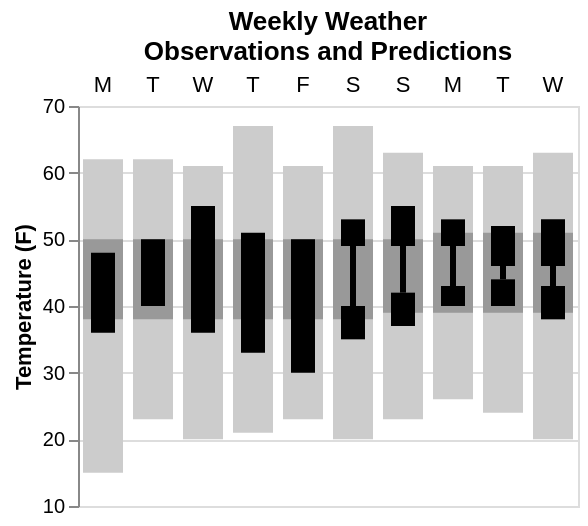

Vega-Lite specification for this chart:
### Vega-Lite specification from a JSON file in a GitHub repository (floating-point values rounded to 4 significant figures)
{"$schema": "https://vega.github.io/schema/vega-lite/v4.json", "description": "A layered bar chart with floating bars representing weekly weather data", "title": {"text": ["Weekly Weather", "Observations and Predictions"], "frame": "group"}, "data": {"values": [{"day": "M", "record": {"high": 62, "low": 15}, "normal": {"high": 50, "low": 38}, "actual": {"high": 48, "low": 36}, "id": 0}, {"day": "T", "record": {"high": 62, "low": 23}, "normal": {"high": 50, "low": 38}, "actual": {"high": 50, "low": 40}, "id": 1}, {"day": "W", "record": {"high": 61, "low": 20}, "normal": {"high": 50, "low": 38}, "actual": {"high": 55, "low": 36}, "id": 2}, {"day": "T", "record": {"high": 67, "low": 21}, "normal": {"high": 50, "low": 38}, "actual": {"high": 51, "low": 33}, "id": 3}, {"day": "F", "record": {"high": 61, "low": 23}, "normal": {"high": 50, "low": 38}, "actual": {"high": 50, "low": 30}, "id": 4}, {"day": "S", "record": {"high": 67, "low": 20}, "normal": {"high": 50, "low": 38}, "forecast": {"high": {"high": 53, "low": 49}, "low": {"high": 40, "low": 35}}, "id": 5}, {"day": "S", "record": {"high": 63, "low": 23}, "normal": {"high": 50, "low": 39}, "forecast": {"high": {"high": 55, "low": 49}, "low": {"high": 42, "low": 37}}, "id": 6}, {"day": "M", "record": {"high": 61, "low": 26}, "normal": {"high": 51, "low": 39}, "forecast": {"high": {"high": 53, "low": 49}, "low": {"high": 43, "low": 40}}, "id": 7}, {"day": "T", "record": {"high": 61, "low": 24}, "normal": {"high": 51, "low": 39}, "forecast": {"high": {"high": 52, "low": 46}, "low": {"high": 44, "low": 40}}, "id": 8}, {"day": "W", "record": {"high": 63, "low": 20}, "normal": {"high": 51, "low": 39}, "forecast": {"high": {"high": 53, "low": 46}, "low": {"high": 43, "low": 38}}, "id": 9}]}, "width": 250, "height": 200, "encoding": {"x": {"field": "id", "type": "ordinal", "axis": {"domain": false, "ticks": false, "labels": false, "title": null, "titlePadding": 25, "orient": "top"}}, "y": {"type": "quantitative", "scale": {"domain": [10, 70]}, "axis": {"title": "Temperature (F)"}}}, "layer": [{"mark": {"type": "bar", "style": "box"}, "encoding": {"y": {"field": "record.low"}, "y2": {"field": "record.high"}, "size": {"value": 20}, "color": {"value": "#ccc"}}}, {"mark": {"type": "bar", "style": "box"}, "encoding": {"y": {"field": "normal.low"}, "y2": {"field": "normal.high"}, "size": {"value": 20}, "color": {"value": "#999"}}}, {"mark": {"type": "bar", "style": "box"}, "encoding": {"y": {"field": "actual.low"}, "y2": {"field": "actual.high"}, "size": {"value": 12}, "color": {"value": "#000"}}}, {"mark": {"type": "bar", "style": "box"}, "encoding": {"y": {"field": "forecast.low.low"}, "y2": {"field": "forecast.low.high"}, "size": {"value": 12}, "color": {"value": "#000"}}}, {"mark": {"type": "bar", "style": "box"}, "encoding": {"y": {"field": "forecast.low.high"}, "y2": {"field": "forecast.high.low"}, "size": {"value": 3}, "color": {"value": "#000"}}}, {"mark": {"type": "bar", "style": "box"}, "encoding": {"y": {"field": "forecast.high.low"}, "y2": {"field": "forecast.high.high"}, "size": {"value": 12}, "color": {"value": "#000"}}}, {"mark": {"type": "text", "align": "center", "baseline": "bottom", "y": -5}, "encoding": {"text": {"field": "day"}}}]}
